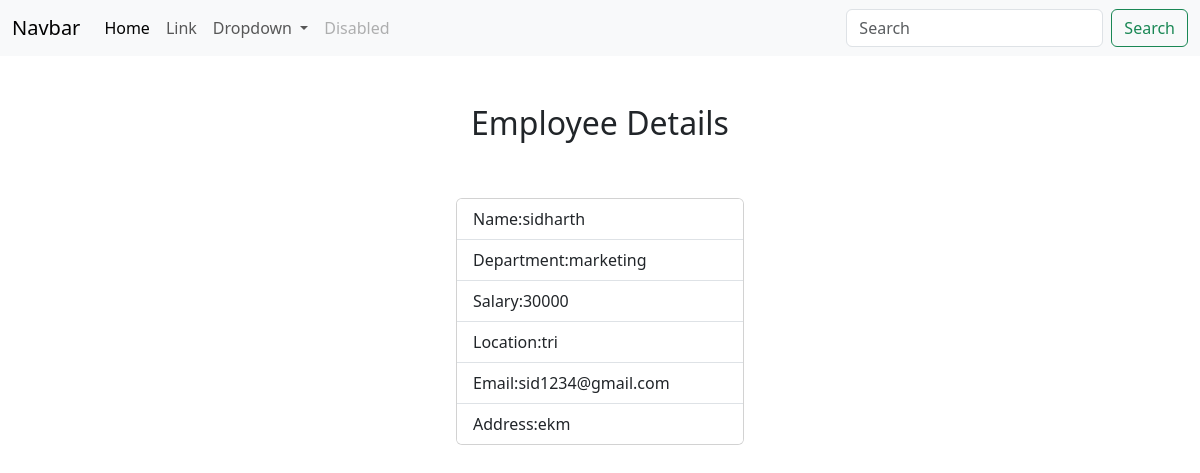
/employee/1/, run on the app's committed database.
### myapp/models.py (models this page shows, shortened)
class Employee(models.Model):
    name=models.CharField(max_length=200)
    department=models.CharField(max_length=200)
    salary=models.PositiveIntegerField()
    location=models.CharField(max_length=200)
    email=models.EmailField()
    address=models.CharField(max_length=200)

### myapp/views.py (the view)
# urls.py: path('employee/<int:pk>/',views.EmployeeDetailView.as_view(),name="employee-detail"),
class EmployeeDetailView(View):
     def get(self,request,*args,**kwargs):
         id=kwargs.get("pk")
         qs=Employee.objects.get(id=id)
         return render(request,"employeedetail.html",{"data":qs})

### myapp/templates/employeedetail.html
{%extends 'base.html'%}
{%block main_block%}
<div class="mt-5 d-flex justify-content-center">
  <h2>Employee Details</h2>
</div>
<div class="container mt-5 d-flex justify-content-center">
  <div class="card" style="width: 18rem;">
    <ul class="list-group list-group-flush">
      <li class="list-group-item">Name:{{data.name}}</li>
      <li class="list-group-item">Department:{{data.department}}</li>
      <li class="list-group-item">Salary:{{data.salary}}</li>
      <li class="list-group-item">Location:{{data.location}}</li>
      <li class="list-group-item">Email:{{data.email}}</li>
      <li class="list-group-item">Address:{{data.address}}</li>
    </ul>
  </div>
</div>
{%endblock%}

### data on the page
Employee: name "sidharth", department "marketing", salary "30000", location "tri", email "sid1234@gmail.com", address "ekm"
